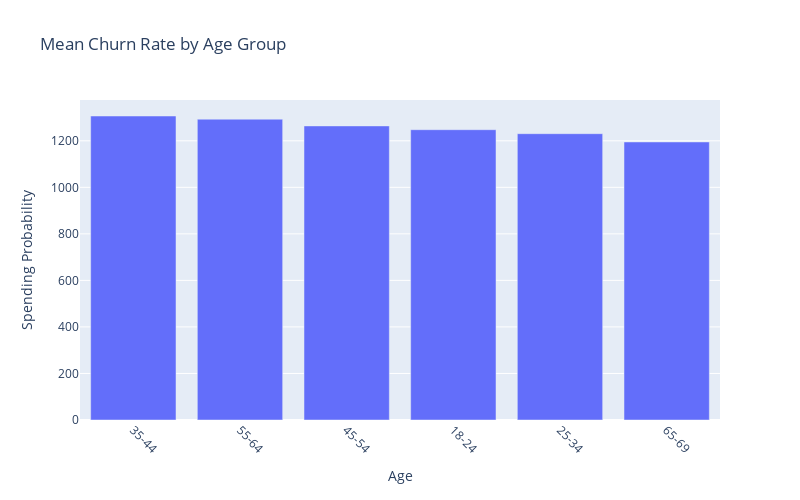

Source (notebook cell):
### Code cell
bins = [df['Age'].min(), 25, 35, 45, 55, 65, df['Age'].max()]
labels = [f'{df["Age"].min()}-24', '25-34', '35-44', '45-54', '55-64', f'65-{df["Age"].max()}']

#new column for age groups
df['AgeGroup'] = pd.cut(df['Age'], bins=bins, right=False, labels=labels)


churn_by_age_group = df.groupby('AgeGroup')['TotalAmountSpent'].mean().reset_index().sort_values(by='TotalAmountSpent', ascending=False)

fig = px.bar(
    churn_by_age_group,
    x='AgeGroup',
    y='TotalAmountSpent',
    title='Mean Churn Rate by Age Group',
    labels={'TotalAmountSpent': 'Mean Spending Probability', 'AgeGroup': 'Age Group'}
)

fig.update_layout(
        xaxis_title='Age',
        yaxis_title='Spending Probability',
        xaxis_tickangle=45,
        width=800,
        height=500
)

fig.show()

### Figure 1 — Plotly figure (JSON) as saved in the notebook; plotly's stock layout.template omitted (floating-point values rounded to 4 significant figures)
{"data": [{"hovertemplate": "Age Group=%{x}<br>Mean Spending Probability=%{y}<extra></extra>", "legendgroup": "", "marker": {"color": "#636efa", "pattern": {"shape": ""}}, "name": "", "orientation": "v", "showlegend": false, "textposition": "auto", "type": "bar", "x": ["35-44", "55-64", "45-54", "18-24", "25-34", "65-69"], "xaxis": "x", "y": [1307.0, 1293.0, 1264.0, 1248.0, 1231.0, 1195.0], "yaxis": "y"}], "layout": {"barmode": "relative", "height": 500, "legend": {"tracegroupgap": 0}, "title": {"text": "Mean Churn Rate by Age Group"}, "width": 800, "xaxis": {"anchor": "y", "domain": [0, 1], "tickangle": 45, "title": {"text": "Age"}}, "yaxis": {"anchor": "x", "domain": [0, 1], "title": {"text": "Spending Probability"}}}}
